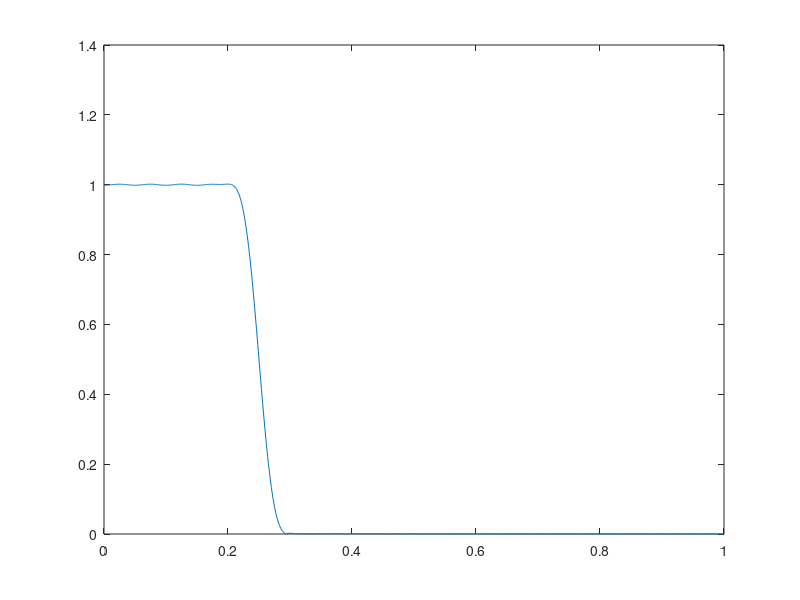

Source code (MATLAB): (Note: this script raises an error after producing the figure.)
%% HP
clear all; close all; clc;

L = 81;
w_s = 0.3*pi;
w_p = 0.2*pi;

w_c = (w_s+w_p)/2;
win = hamming(L)';

N = L - 1;
n = 0:N;

h = w_c/pi*sinc(w_c*(n-0.5*N)/pi);
h = h.*win;
[H, w] = freqz(h,1,1000);
figure; plot(w/pi, abs(H));
figure; phasedelay(h, 1, 1000);

%% LP
clear all; close all; clc;

L = 121;
w_s = 0.7*pi;
w_p = 0.8*pi;

w_c = (w_s+w_p)/2;
win = blackman(L)';

N = L - 1;
n = 0:N;

dlt = zeros(size(n));
dlt(N/2+1) = 1;
figure; stem(n, dlt);
h = dlt - w_c/pi*sinc(w_c*(n-0.5*N)/pi);
h = h.*win;
[H, w] = freqz(h,1,1000);
figure; plot(w/pi, abs(H));
figure; phasedelay(h, 1, 1000);